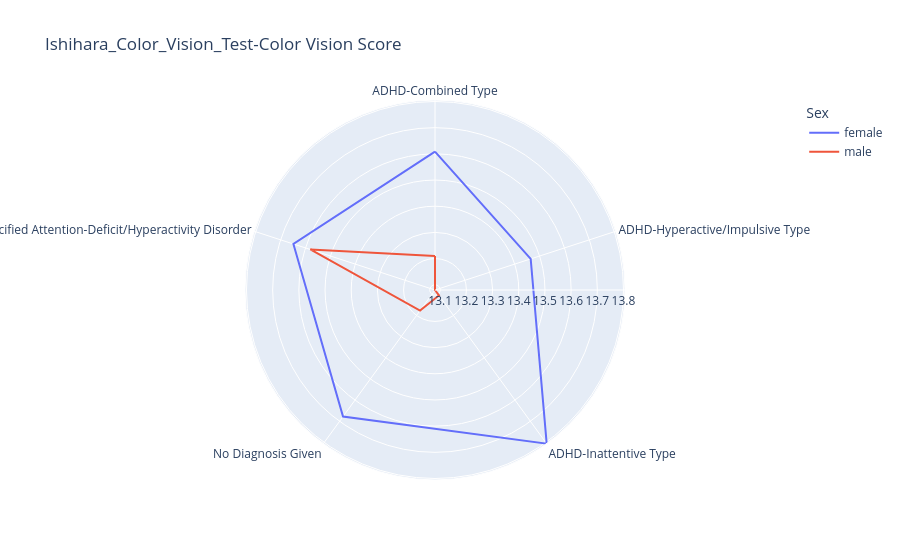

Notebook source saved alongside this figure:
### Markdown cell above
## Vision

### Code cell
df = get_data(domain='Vision')

for name, group in df.groupby(['Question']):
    
    measure = group['measure'].unique()[0]
    
    group = group.dropna(how='any')
    
    try:
        group['Scores'] = group['Scores'].astype(int)
    except:
        group['Scores'] = group['Scores'].factorize()[0] + 1
    
    tmp = group.groupby(['DX_01', 'Sex']).mean().reset_index()
    
    fig = sns.barplot(data=group, x='Question', y='Scores', hue='DX_01')
    plt.legend(loc='center left', bbox_to_anchor=(1, 0.5))
    plt.xticks([]);
    plt.xlabel('')
    plt.title(f'{measure}-{name}')
    plt.show()
    

for name, group in df.groupby(['Question']):
    
    group = group.dropna(how='any')
    
    try:
        group['Scores'] = group['Scores'].astype(int)
    except:
        group['Scores'] = group['Scores'].factorize()[0] + 1
    
    tmp = group.groupby(['DX_01', 'Sex']).mean().reset_index()

    fig = px.line_polar(tmp, r="Scores", 
                        theta="DX_01", 
                        color="Sex", 
                        line_close=True, 
                        title=f'{measure}-{name}',
                        range_r=[tmp['Scores'].min(), tmp['Scores'].max()]
                       ) 
    fig.show()

### Figure 1 — Plotly figure (JSON) as saved in the notebook; plotly's stock layout.template omitted (floating-point values rounded to 4 significant figures)
{"data": [{"hovertemplate": "Sex=female<br>Scores=%{r}<br>DX_01=%{theta}<extra></extra>", "legendgroup": "female", "line": {"color": "#636efa", "dash": "solid"}, "marker": {"symbol": "circle"}, "mode": "lines", "name": "female", "r": [13.61, 13.46, 13.81, 13.68, 13.65, 13.61], "showlegend": true, "subplot": "polar", "theta": ["ADHD-Combined Type", "ADHD-Hyperactive/Impulsive Type", "ADHD-Inattentive Type", "No Diagnosis Given", "Other Specified Attention-Deficit/Hyperactivity Disorder", "ADHD-Combined Type"], "type": "scatterpolar"}, {"hovertemplate": "Sex=male<br>Scores=%{r}<br>DX_01=%{theta}<extra></extra>", "legendgroup": "male", "line": {"color": "#EF553B", "dash": "solid"}, "marker": {"symbol": "circle"}, "mode": "lines", "name": "male", "r": [13.21, 13.08, 13.11, 13.18, 13.58, 13.21], "showlegend": true, "subplot": "polar", "theta": ["ADHD-Combined Type", "ADHD-Hyperactive/Impulsive Type", "ADHD-Inattentive Type", "No Diagnosis Given", "Other Specified Attention-Deficit/Hyperactivity Disorder", "ADHD-Combined Type"], "type": "scatterpolar"}], "layout": {"legend": {"title": {"text": "Sex"}, "tracegroupgap": 0}, "polar": {"angularaxis": {"direction": "clockwise", "rotation": 90}, "domain": {"x": [0, 1], "y": [0, 1]}, "radialaxis": {"range": [13.08, 13.81]}}, "title": {"text": "Ishihara_Color_Vision_Test-Color Vision Score"}}}
